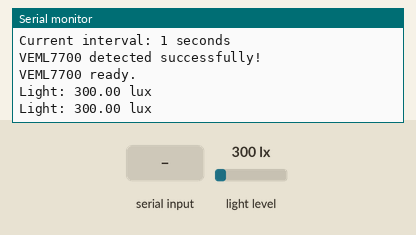
Recording of a sketch running on a simulated Arduino Uno, built with avr-gcc and run on an emulated ATmega328P. On the bench: the last lines printed to the serial monitor. Inputs (shaded band) come from the test bench; at power-on: light level 300 lx.

Above: at 1.2 s.
1.3 s: "restartDevice\n" received over Serial
2.8 s: "SET_INTERVAL:\n" received over Serial
At 3.3 s:
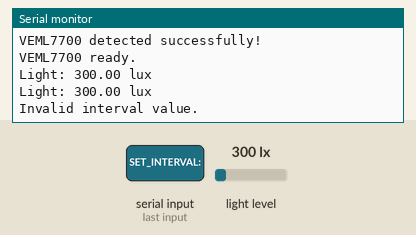
4.3 s: light level set to 40 lx
At 5.0 s:
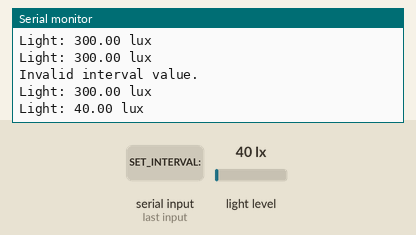
5.8 s: light level set to 500 lx
At 7.2 s:
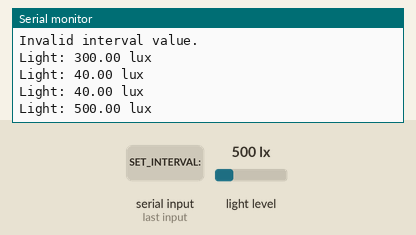
Timing chart, 0 to 8.3 s (numbered marks = the images above; inputs shaded):
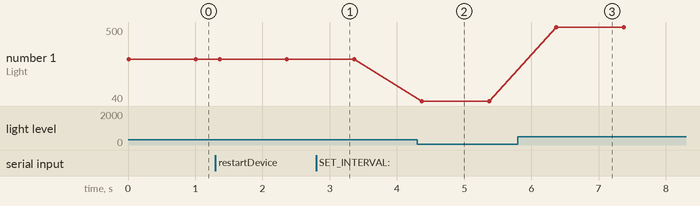

The sketch:

VEML7700_UI.ino
```cpp
#include <Wire.h>
#include <Adafruit_VEML7700.h>
#include <EEPROM.h>

Adafruit_VEML7700 veml = Adafruit_VEML7700();


// =======================================================
// UART COMMAND SETTINGS
// =======================================================

#define CMD_BUF_SIZE 64

char cmd_buf[CMD_BUF_SIZE];
int cmd_len = 0;


// =======================================================
// READING INTERVAL
// Default = 1 second
// =======================================================

int interval_ms = 1000;

bool interval_updated = false;


// =======================================================
// EEPROM
// =======================================================

#define EEPROM_INTERVAL_ADDR 0


// =======================================================
// VEML7700 I2C ADDRESS
// =======================================================

#define VEML7700_ADDRESS 0x10


// =======================================================
// CHECK IF VEML7700 IS CONNECTED
// =======================================================

bool sensorConnected()
{
  Wire.beginTransmission(VEML7700_ADDRESS);

  if (Wire.endTransmission() == 0)
  {
    return true;
  }

  return false;
}


// =======================================================
// PROCESS UART COMMANDS
//
// Supported commands:
//
// restartDevice
// SET_INTERVAL:<seconds>
//
// Example:
//
// SET_INTERVAL:5
// =======================================================

void process_commands(char *buf)
{
  // -----------------------------------------------------
  // 1. RESTART DEVICE
  // -----------------------------------------------------

  if (strstr(buf, "restartDevice"))
  {
    Serial.println("Rebooting...");

    delay(50);

    // Software reset
    void (*resetFunc)(void) = 0;

    resetFunc();

    return;
  }


  // -----------------------------------------------------
  // 2. SET_INTERVAL:<seconds>
  // -----------------------------------------------------

  char *p = strstr(buf, "SET_INTERVAL:");

  if (p)
  {
    p += strlen("SET_INTERVAL:");


    // Skip non-digit characters
    while (*p != '\0' &&
           !isdigit((unsigned char)*p))
    {
      p++;
    }


    // Check if a number was received
    if (isdigit((unsigned char)*p))
    {
      int value = atoi(p);


      if (value > 0)
      {
        // Convert seconds to milliseconds
        interval_ms = value * 1000;

        interval_updated = true;


        // Save interval in EEPROM
        EEPROM.put(EEPROM_INTERVAL_ADDR, interval_ms);


        Serial.print("Interval updated to ");

        Serial.print(value);

        Serial.println(" seconds");
      }
      else
      {
        Serial.println(
          "Invalid interval value. Must be greater than 0."
        );
      }
    }
    else
    {
      Serial.println("Invalid interval value.");
    }
  }


  // -----------------------------------------------------
  // Clear command buffer
  // -----------------------------------------------------

  cmd_len = 0;

  memset(cmd_buf, 0, sizeof(cmd_buf));
}


// =======================================================
// READ UART COMMANDS
//
// A command is processed when:
// \r or \n is received
// =======================================================

void ui_poll()
{
  while (Serial.available() > 0)
  {
    char c = Serial.read();


    // ---------------------------------------------------
    // End of command
    // ---------------------------------------------------

    if (c == '\r' || c == '\n')
    {
      if (cmd_len > 0)
      {
        cmd_buf[cmd_len] = '\0';

        process_commands(cmd_buf);

        cmd_len = 0;

        memset(cmd_buf, 0, sizeof(cmd_buf));
      }
    }


    // ---------------------------------------------------
    // Store received character
    // ---------------------------------------------------

    else if (cmd_len < CMD_BUF_SIZE - 1)
    {
      cmd_buf[cmd_len++] = c;
    }
  }
}


// =======================================================
// SETUP
// =======================================================

void setup()
{
  // -----------------------------------------------------
  // UART
  // -----------------------------------------------------

  Serial.begin(115200);


  // -----------------------------------------------------
  // I2C
  // -----------------------------------------------------

  Wire.begin();


  Serial.println("VEML7700 Ambient Light Sensor");


  // -----------------------------------------------------
  // LOAD SAVED INTERVAL FROM EEPROM
  // -----------------------------------------------------

  EEPROM.get(
    EEPROM_INTERVAL_ADDR,
    interval_ms
  );


  // -----------------------------------------------------
  // SAFETY CHECK
  // -----------------------------------------------------

  if (interval_ms <= 0)
  {
    interval_ms = 1000;
  }


  Serial.print("Current interval: ");

  Serial.print(interval_ms / 1000);

  Serial.println(" seconds");


  // -----------------------------------------------------
  // INITIALIZE VEML7700
  // -----------------------------------------------------

  if (!veml.begin())
  {
    Serial.println("VEML7700 not found!");

    while (1)
    {
      delay(10);
    }
  }


  Serial.println(
    "VEML7700 detected successfully!"
  );


  Serial.println("VEML7700 ready.");
}


// =======================================================
// LOOP
// =======================================================

void loop()
{
  // -----------------------------------------------------
  // CHECK SENSOR CONNECTION
  // -----------------------------------------------------

  if (!sensorConnected())
  {
    Serial.println("Light: N/A");

    Serial.println("VEML7700 not connected!");
  }
  else
  {
    // ---------------------------------------------------
    // READ LIGHT
    // ---------------------------------------------------

    float lux = veml.readLux();


    // ---------------------------------------------------
    // PRINT LIGHT VALUE
    // ---------------------------------------------------

    Serial.print("Light: ");

    Serial.print(lux);

    Serial.println(" lux");
  }


  // -----------------------------------------------------
  // WAIT FOR CONFIGURED INTERVAL
  //
  // UART is checked every 100 ms.
  // -----------------------------------------------------

  int elapsed_ms = 0;

  interval_updated = false;


  while (elapsed_ms < interval_ms)
  {
    // Check for incoming commands
    ui_poll();


    // ---------------------------------------------------
    // If interval was changed,
    // immediately start next reading.
    // ---------------------------------------------------

    if (interval_updated)
    {
      interval_updated = false;

      break;
    }


    // ---------------------------------------------------
    // Check UART every 100 ms
    // ---------------------------------------------------

    delay(100);

    elapsed_ms += 100;
  }
}
```

Measured:
- after the input at 2.8 s, the serial monitor: prints a new line after 0.07 s (image 1)
- after the input at 4.3 s, the serial monitor: prints a new line after 0.07 s (image 2)
- after the input at 5.8 s, the serial monitor: prints a new line after 0.57 s (image 3)
- plotted number 1: 300 → 40 after the input at 4.3 s, 40 → 500 after the input at 5.8 s
